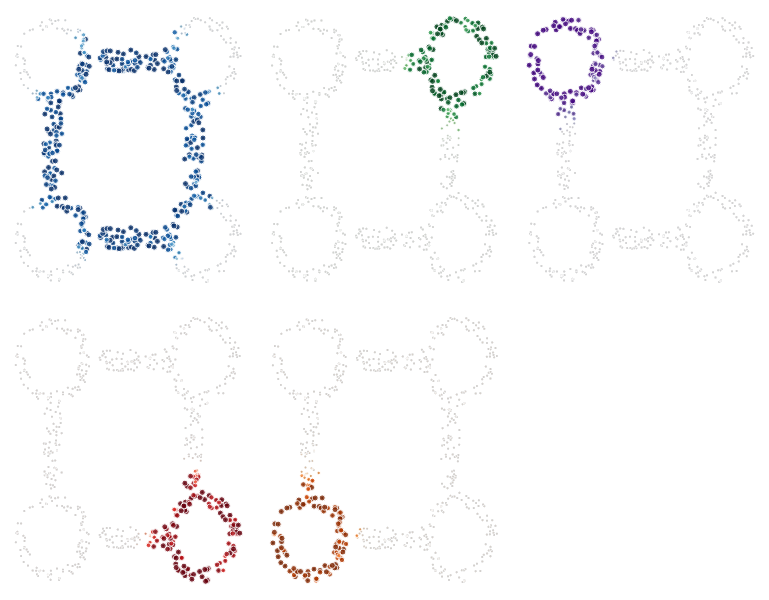

Notebook source saved alongside this figure:
### Markdown cell above
## Visualisation

### Feature heatmaps

Topological Point Features measure how much a point is contributing to global topological features of the point cloud. We can visualise this in multiple ways: First, let us plot a heatmap of the strength of the feature for all detected topological features. This can be done by passing `draw_signature_heatmaps = "Separate plots"` for one heatmap per feature, or `draw_signature_heatmaps = "One plot"` for a combined heatmap.

### Code cell
features = topf.topf(base_points, draw_signature_heatmaps="Separate plots")

### Figure 1 — Plotly figure (JSON) as saved in the notebook; plotly's stock layout.template omitted (floating-point values rounded to 4 significant figures; data arrays with more than 128 entries replaced by an {"elided": "..."} marker saying what was removed)
{"data": [{"marker": {"color": "black", "opacity": 0.8, "size": 2}, "mode": "markers", "type": "scatter", "x": {"elided": "656 float values"}, "xaxis": "x", "y": {"elided": "656 float values"}, "yaxis": "y"}, {"marker": {"color": {"elided": "656 float values"}, "colorscale": [[0, "rgb(247,251,255)"], [0.125, "rgb(222,235,247)"], [0.25, "rgb(198,219,239)"], [0.375, "rgb(158,202,225)"], [0.5, "rgb(107,174,214)"], [0.625, "rgb(66,146,198)"], [0.75, "rgb(33,113,181)"], [0.875, "rgb(8,81,156)"], [1, "rgb(8,48,107)"]], "opacity": 0.8, "size": {"elided": "656 float values"}}, "mode": "markers", "type": "scatter", "x": {"elided": "656 float values"}, "xaxis": "x", "y": {"elided": "656 float values"}, "yaxis": "y"}, {"marker": {"color": "black", "opacity": 0.8, "size": 2}, "mode": "markers", "type": "scatter", "x": {"elided": "656 float values"}, "xaxis": "x4", "y": {"elided": "656 float values"}, "yaxis": "y4"}, {"marker": {"color": {"elided": "656 float values"}, "colorscale": [[0, "rgb(255,245,240)"], [0.125, "rgb(254,224,210)"], [0.25, "rgb(252,187,161)"], [0.375, "rgb(252,146,114)"], [0.5, "rgb(251,106,74)"], [0.625, "rgb(239,59,44)"], [0.75, "rgb(203,24,29)"], [0.875, "rgb(165,15,21)"], [1, "rgb(103,0,13)"]], "opacity": 0.8, "size": {"elided": "656 float values"}}, "mode": "markers", "type": "scatter", "x": {"elided": "656 float values"}, "xaxis": "x4", "y": {"elided": "656 float values"}, "yaxis": "y4"}, {"marker": {"color": "black", "opacity": 0.8, "size": 2}, "mode": "markers", "type": "scatter", "x": {"elided": "656 float values"}, "xaxis": "x2", "y": {"elided": "656 float values"}, "yaxis": "y2"}, {"marker": {"color": {"elided": "656 float values"}, "colorscale": [[0, "rgb(247,252,245)"], [0.125, "rgb(229,245,224)"], [0.25, "rgb(199,233,192)"], [0.375, "rgb(161,217,155)"], [0.5, "rgb(116,196,118)"], [0.625, "rgb(65,171,93)"], [0.75, "rgb(35,139,69)"], [0.875, "rgb(0,109,44)"], [1, "rgb(0,68,27)"]], "opacity": 0.8, "size": {"elided": "656 float values"}}, "mode": "markers", "type": "scatter", "x": {"elided": "656 float values"}, "xaxis": "x2", "y": {"elided": "656 float values"}, "yaxis": "y2"}, {"marker": {"color": "black", "opacity": 0.8, "size": 2}, "mode": "markers", "type": "scatter", "x": {"elided": "656 float values"}, "xaxis": "x5", "y": {"elided": "656 float values"}, "yaxis": "y5"}, {"marker": {"color": {"elided": "656 float values"}, "colorscale": [[0, "rgb(255,245,235)"], [0.125, "rgb(254,230,206)"], [0.25, "rgb(253,208,162)"], [0.375, "rgb(253,174,107)"], [0.5, "rgb(253,141,60)"], [0.625, "rgb(241,105,19)"], [0.75, "rgb(217,72,1)"], [0.875, "rgb(166,54,3)"], [1, "rgb(127,39,4)"]], "opacity": 0.8, "size": {"elided": "656 float values"}}, "mode": "markers", "type": "scatter", "x": {"elided": "656 float values"}, "xaxis": "x5", "y": {"elided": "656 float values"}, "yaxis": "y5"}, {"marker": {"color": "black", "opacity": 0.8, "size": 2}, "mode": "markers", "type": "scatter", "x": {"elided": "656 float values"}, "xaxis": "x3", "y": {"elided": "656 float values"}, "yaxis": "y3"}, {"marker": {"color": {"elided": "656 float values"}, "colorscale": [[0, "rgb(252,251,253)"], [0.125, "rgb(239,237,245)"], [0.25, "rgb(218,218,235)"], [0.375, "rgb(188,189,220)"], [0.5, "rgb(158,154,200)"], [0.625, "rgb(128,125,186)"], [0.75, "rgb(106,81,163)"], [0.875, "rgb(84,39,143)"], [1, "rgb(63,0,125)"]], "opacity": 0.8, "size": {"elided": "656 float values"}}, "mode": "markers", "type": "scatter", "x": {"elided": "656 float values"}, "xaxis": "x3", "y": {"elided": "656 float values"}, "yaxis": "y3"}], "layout": {"height": 600, "margin": {"b": 0, "l": 0, "r": 0, "t": 0}, "paper_bgcolor": "rgba(0,0,0,0)", "plot_bgcolor": "rgba(0,0,0,0)", "scene": {"xaxis": {"visible": false}, "yaxis": {"visible": false}}, "showlegend": false, "width": 769.2, "xaxis": {"anchor": "y", "domain": [0, 0.3333], "visible": false}, "xaxis2": {"anchor": "y2", "domain": [0.3333, 0.6667], "visible": false}, "xaxis3": {"anchor": "y3", "domain": [0.6667, 1], "visible": false}, "xaxis4": {"anchor": "y4", "domain": [0, 0.3333], "visible": false}, "xaxis5": {"anchor": "y5", "domain": [0.3333, 0.6667], "visible": false}, "xaxis6": {"anchor": "y6", "domain": [0.6667, 1], "visible": false}, "yaxis": {"anchor": "x", "domain": [0.5, 1], "visible": false}, "yaxis2": {"anchor": "x2", "domain": [0.5, 1], "visible": false}, "yaxis3": {"anchor": "x3", "domain": [0.5, 1], "visible": false}, "yaxis4": {"anchor": "x4", "domain": [0, 0.5], "visible": false}, "yaxis5": {"anchor": "x5", "domain": [0, 0.5], "visible": false}, "yaxis6": {"anchor": "x6", "domain": [0, 0.5], "visible": false}}}
